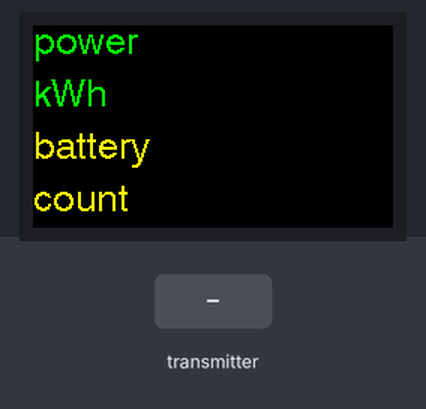
A sketch run on a simulated ESP32. On the bench: 240×135 colour display. The test bench sets the inputs (shaded band). WiFi joins after 1.5 s; servers stay silent unless stated; the local clock reads 2024-03-15 10:24:30 at power-on unless the sketch sets it; not simulated (calls return 0 or success): ssid_password.h.

Above: at 2.9 s.
3.0 s: the transmitter starts sending mV = 0
At 3.8 s:
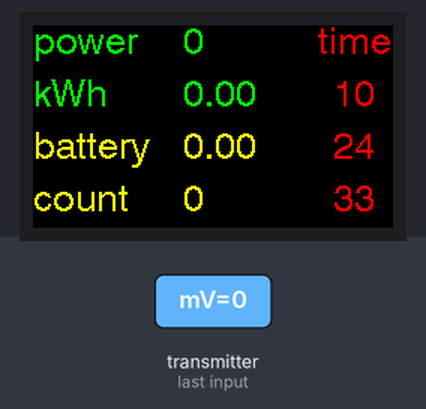
6.0 s: the transmitter starts sending battery = 25
At 6.8 s:
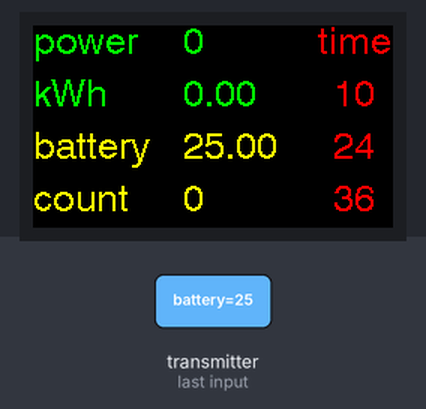
8.5 s: the transmitter starts sending countPL = 1024
At 9.8 s:
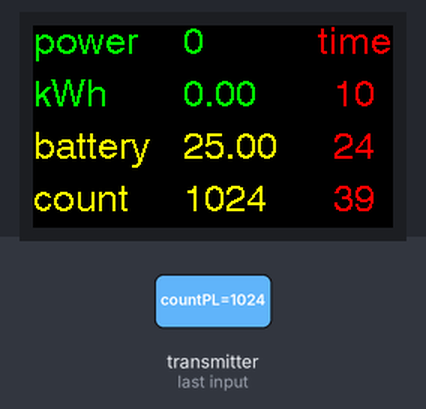
10.5 s: the transmitter starts sending mV = 1024
At 11.4 s:
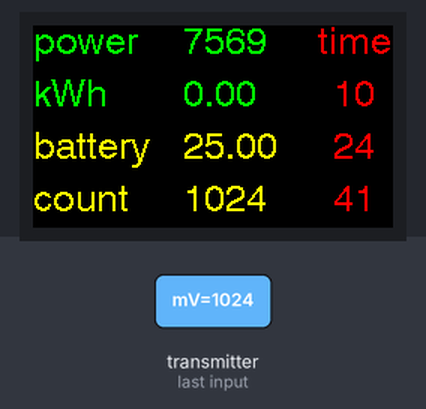
12.5 s: the transmitter starts sending battery = 0
At 13.8 s:
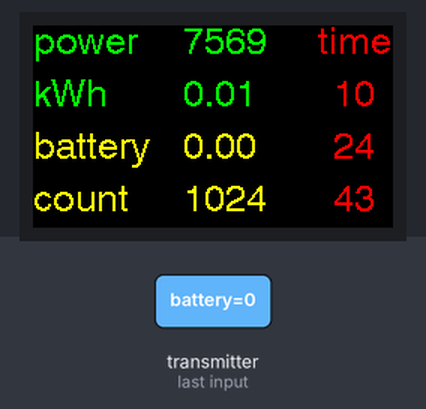
14.5 s: the transmitter starts sending countPL = 0
At 15.5 s:
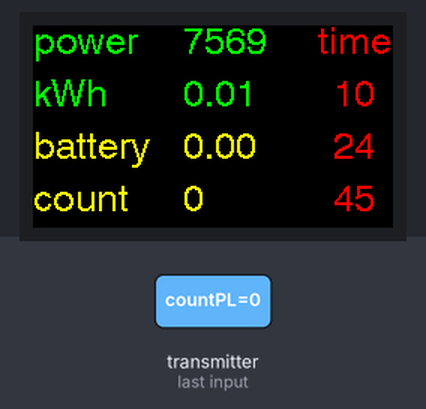
Timing chart, 0 to 17.5 s (numbered marks = the images above; inputs shaded):
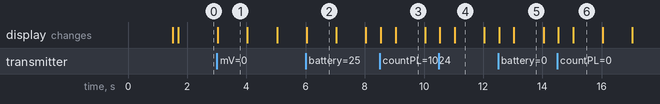

The sketch:

Listing9-11and12.ino
```cpp
/*******************************************************************************
 * Sketch name: ESP-NOW receiving ESP32
 * Description: Receiving ESP32 transmit to MQTT broker
 * Created on:  September 2023
 * Author:      Neil Cameron
 * Book:        ESP32 Communication
 * Chapter :    9 - MQTT
 ******************************************************************************/

#include "properties.h"      // device and dashboard details
#include <TFT_eSPI.h>          // include TFT-eSPI library
TFT_eSPI tft = TFT_eSPI();        // associate tft with library
#include <WiFi.h>           // include Wi-Fi and ESP-NOW
#include <esp_now.h>          //    libraries
typedef struct            // structure for data
{
  int mV;             //   SCT013 voltage
  float battery;            //   battery voltage
  int channelPL;            //   router Wi-Fi channel
  int countPL;            //   data counter
  int rep;              //  repeated transmissions
} dataStruct;
dataStruct payload;
float mA, current, RMS, lag;
unsigned long last = 0;
#include <time.h>           // include time library
int GMT = 0, daylight = 3600;          // GMT and daylight saving offset
int hh, mm, ss, hhmm, hhmmOld;      //    in seconds
struct tm timeData;

void setup()
{
  WiFi.setSleep(WIFI_PS_NONE);      // prevent Wi-Fi sleep mode
  WiFi.mode(WIFI_AP_STA);       // access point and station mode
  WiFi.begin(ssid, password); // initialize and connect to Wi-Fi
  while (WiFi.status() != WL_CONNECTED) delay(500);
  esp_now_init();           // initialise ESP-NOW
  esp_now_register_recv_cb(receiveData);    // receiving data callback function
  initProperties();
  ArduinoCloud.begin(connHandle);   // connect to Arduino IoT Cloud
  setDebugMessageLevel(4);        // status of Arduino IoT Cloud connection
  ArduinoCloud.printDebugInfo();
  configTime(GMT, daylight, "uk.pool.ntp.org");   // NTP pool
  while (!getLocalTime(&timeData)) delay(500);  // wait for connection to NTP
  hhmmOld = 60*timeData.tm_hour + timeData.tm_min;  // set current hhmm value
  layout();             // function for LCD display labels
}
                // function to receive data
void receiveData(const uint8_t * mac, const uint8_t * data, int len)
{
  memcpy(&payload, data, sizeof(payload));  // copy data to payload structure
  mA = 0.5*payload.mV/22.0;       // convert SCT013 voltage
  current = mA*100.0/50.0;        //    to current
  RMS = current/sqrt(2.0);        // convert to RMS current
  power = 230.0 * RMS;          // convert to power (Watt)
  lag = (millis() - last)/1000.0;     // interval between receiving
  last = millis();          //    ESP-NOW transmissions
  getLocalTime(&timeData);        // update current time
  hh = timeData.tm_hour;
  mm = timeData.tm_min;
  ss = timeData.tm_sec;
  hhmm = 60*hh + mm;          // update hhmm value
  if(hhmm < hhmmOld) kWh = power/(3600.0*1000); // reset power for new day
  else kWh = kWh + power*lag/(3600.0*1000); // increment power
  hhmmOld = hhmm;
  varBattery = payload.battery;
  channel = payload.channelPL;
  countN = payload.countPL;
  display();          // function to display data on LCD screen
}

void layout()           // function for LCD display labels
{
  tft.init();           // initialise LCD screen
  tft.setRotation(3);         // landscape with USB on left
  tft.setTextSize(1);
  tft.fillScreen(TFT_BLACK);        // colours from TFT_eSPI.h
  tft.setTextColor(TFT_GREEN,TFT_BLACK);
  tft.drawString("power", 0, 0, 4);     // labels for power and kWh
  tft.drawString("kWh", 0, 35, 4);
  tft.setTextColor(TFT_YELLOW,TFT_BLACK);
  tft.drawString("battery", 0, 70, 4);    // labels for battery and count
  tft.drawString("count", 0, 105, 4);
}

void display()          // function to display data on LCD screen
{
  tft.fillRect(100, 0, 140, 135, TFT_BLACK);
  tft.setTextColor(TFT_GREEN,TFT_BLACK);
  String txt = String(power);       // convert variable to string
  tft.drawString(txt, 100, 0, 4);       // display current and
  txt = String(kWh);          //    cumulative power
  tft.drawString(txt, 100, 35, 4);
  tft.setTextColor(TFT_YELLOW,TFT_BLACK);
  txt = String(payload.battery);      // display battery voltage
  tft.drawString(txt, 100, 70, 4);
  txt = String(payload.countPL);      // display data counter
  tft.drawString(txt, 100, 105, 4);
  tft.setTextColor(TFT_RED,TFT_BLACK);
  tft.drawString("time", 190, 0, 4);    // display data reception time
  if(hh > 9) txt = String(hh); else txt = "0"+String(hh);
  tft.drawString(txt, 200, 35, 4);
  if(mm > 9) txt = String(mm); else txt = "0"+String(mm);
  tft.drawString(txt, 200, 70, 4);
  if(ss > 9) txt = String(ss); else txt = "0"+String(ss);
  tft.drawString(txt, 200, 105, 4);
}

void loop()
{
  ArduinoCloud.update();
}
```

properties.h
```cpp
#include <ArduinoIoTCloud.h>        // Arduino IoT Cloud libraries
#include <Arduino_ConnectionHandler.h>   // ESP32 device name and key
const char DEVICE_LOGIN_NAME[] = "xxxx";    // change xxxx to Device login
const char DEVICE_KEY[] = "xxxx";     // change xxxx to Device Key
#include <ssid_password.h>        // file with logon details

float kWh = 0, varBattery;  // Arduino dashboard variables
int power, countN, channel;

void initProperties()         // details of device name & key
{               //   and dashboard variables
  ArduinoCloud.setBoardId(DEVICE_LOGIN_NAME);
  ArduinoCloud.setSecretDeviceKey(DEVICE_KEY);
  ArduinoCloud.addProperty(varBattery, READ, ON_CHANGE, NULL);
  ArduinoCloud.addProperty(power, READ, ON_CHANGE, NULL);
  ArduinoCloud.addProperty(countN, READ, ON_CHANGE, NULL);
  ArduinoCloud.addProperty(kWh, READ, ON_CHANGE, NULL);
  ArduinoCloud.addProperty(channel, READ, ON_CHANGE, NULL);
}
                // connection to your Wi-Fi router
WiFiConnectionHandler connHandle(ssid, password);
```

Measured:
- after the input at 3.0 s, the display: changes at once (image 1)
- what the display in image 1 shows lasts 1.0 s, from 3.0 s to 4.0 s
